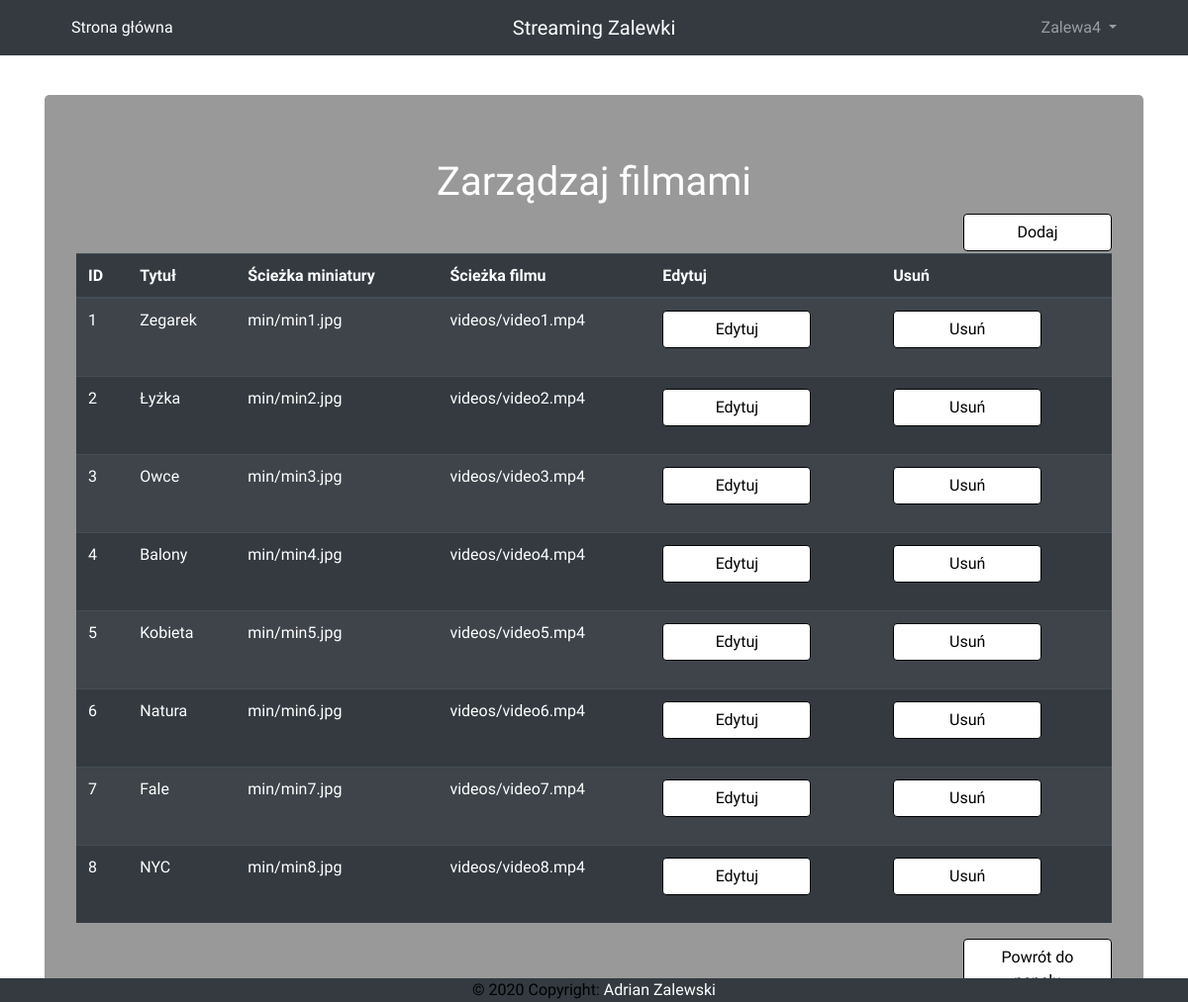
Screenshot of /loggeduser/managemovies.php (signed in) with the database file from the repository.
### tables this page shows
CREATE TABLE `movies` (
  `id` int(11) NOT NULL,
  `title` varchar(255) NOT NULL,
  `minsrc` varchar(255) NOT NULL,
  `vidsrc` varchar(255) NOT NULL
);

### connect.php (called while the page is built, shortened)
<?php
include 'db.php';
$dbhost = 'localhost';
$dbuser = 'root';
$dbpass = '';
$dbname = 'streaming';
$db = new db($dbhost, $dbuser, $dbpass, $dbname);
?>

### db.php (called while the page is built, shortened)
<?php
class db {
    protected $connection;
	protected $query;
	public function __construct($dbhost = 'localhost', $dbuser = 'root', $dbpass = '', $dbname = '', $charset = 'utf8') {
		$this->connection = new mysqli($dbhost, $dbuser, $dbpass, $dbname);
		$this->connection->set_charset($charset);
	}
    public function query($query) {
		if ($this->query = $this->connection->prepare($query)) {
            if (func_num_args() > 1) {
                $x = func_get_args();
                $args = array_slice($x, 1);
				$types = '';
                $args_ref = array();
                foreach ($args as $k => &$arg) {
					if (is_array($args[$k])) {
						foreach ($args[$k] as $j => &$a) {
							$types .= $this->_gettype($args[$k][$j]);
							$args_ref[] = &$a;
						}
					} else {
	                	$types .= $this->_gettype($args[$k]);
	                    $args_ref[] = &$arg;
					}
                }
				array_unshift($args_ref, $types);
                call_user_func_array(array($this->query, 'bind_param'), $args_ref);
            }
            $this->query->execute();
        } else {
            die('Unable to prepare statement (check your syntax) - ' . $this->connection->error);
        }
		return $this;
    }
	public function fetchAll() {
	    $params = array();
	    $meta = $this->query->result_metadata();
	    while ($field = $meta->fetch_field()) {
	        $params[] = &$row[$field->name];
	    }
	    call_user_func_array(array($this->query, 'bind_result'), $params);
        $result = array();
        while ($this->query->fetch()) {
            $r = array();
            foreach ($row as $key => $val) {
                $r[$key] = $val;
            }
            $result[] = $r;
        }
		return $result;
	}
	public function fetchArray() {
	    $params = array();
	    $meta = $this->query->result_metadata();
	    while ($field = $meta->fetch_field()) {
	        $params[] = &$row[$field->name];
	    }
	    call_user_func_array(array($this->query, 'bind_result'), $params);
        $result = array();
		while ($this->query->fetch()) {
			foreach ($row as $key => $val) {
				$result[$key] = $val;
			}
		}
		return $result;
	}
	private function _gettype($var) {
	    if(is_string($var)) return 's';
	    return 'b';
	}
}
?>

### loggeduser/managemovies.php (the view)
<?php
require 'header.php';
if($isadmin==0){
    alert("Błąd uwierzytelnienia!", "Treść tylko dla administratora!", "error", "Streaming Zalewki", "index.php");
}else{
?>
    <header class="jumbotron my-5" style="background-color: rgba(0, 0, 0, 0.4); color:white">
  <h1 align="center">Zarządzaj filmami</h1>
      <form method='POST' action='addmovie.php'><input type='submit' value='Dodaj' class='btn login_btn float-right'><br /></form>
      <?php
      $dane = $db->query('SELECT * FROM movies')->fetchAll();
      echo '<table class="table table-striped table-dark"> <thead>';
	echo '<tr><th scope="col">ID</th><th scope="col">Tytuł</th><th scope="col">Ścieżka miniatury</th><th scope="col">Ścieżka filmu</th><th scope="col">Edytuj</th><th scope="col">Usuń</th></tr></thead><tbody>';
      foreach($dane as $row){
          $id = $row['id'];
        echo "<tr><td>" . $row["id"]. " </td><td>" . $row["title"]. " </td><td>"
	. $row["minsrc"] . " </td><td>" . $row["vidsrc"]."</td><td><form method='POST' action='editmovie.php'><input type='hidden' name='id' readonly='readonly' value='$id'><input type='submit' value='Edytuj' class='btn login_btn'></form></td>"
        . "</td><td><form method='POST' action='deletemovie.php'><input type='hidden' name='id' readonly='readonly' value='$id'><input type='submit' value='Usuń' class='btn login_btn'></form></td></tr>";
      }
	echo '  </tbody>
</table>';
       echo '<a href = "adminpanel.php" ><button type="submit" class="btn float-right login_btn" style="">Powrót do panelu</button>'
	?>
    </header>
<?php
}
require '../footer.php';
?>

### css/login.css (style rules this page uses)
html,body { background-size: cover; background-repeat: no-repeat; height: 100%; font-family: 'Numans', sans-serif; }
.login_btn { color: black; background-color: white; width: 150px; border: solid black 1px; }

### rows the page displays
movies: id "1", title "Zegarek", minsrc "min/min1.jpg", vidsrc "videos/video1.mp4"
movies: id "2", title "Łyżka", minsrc "min/min2.jpg", vidsrc "videos/video2.mp4"
movies: id "3", title "Owce", minsrc "min/min3.jpg", vidsrc "videos/video3.mp4"
movies: id "4", title "Balony", minsrc "min/min4.jpg", vidsrc "videos/video4.mp4"
movies: id "5", title "Kobieta", minsrc "min/min5.jpg", vidsrc "videos/video5.mp4"
movies: id "6", title "Natura", minsrc "min/min6.jpg", vidsrc "videos/video6.mp4"
movies: id "7", title "Fale", minsrc "min/min7.jpg", vidsrc "videos/video7.mp4"
movies: id "8", title "NYC", minsrc "min/min8.jpg", vidsrc "videos/video8.mp4"

### other values shown
$login "Zalewa4"
